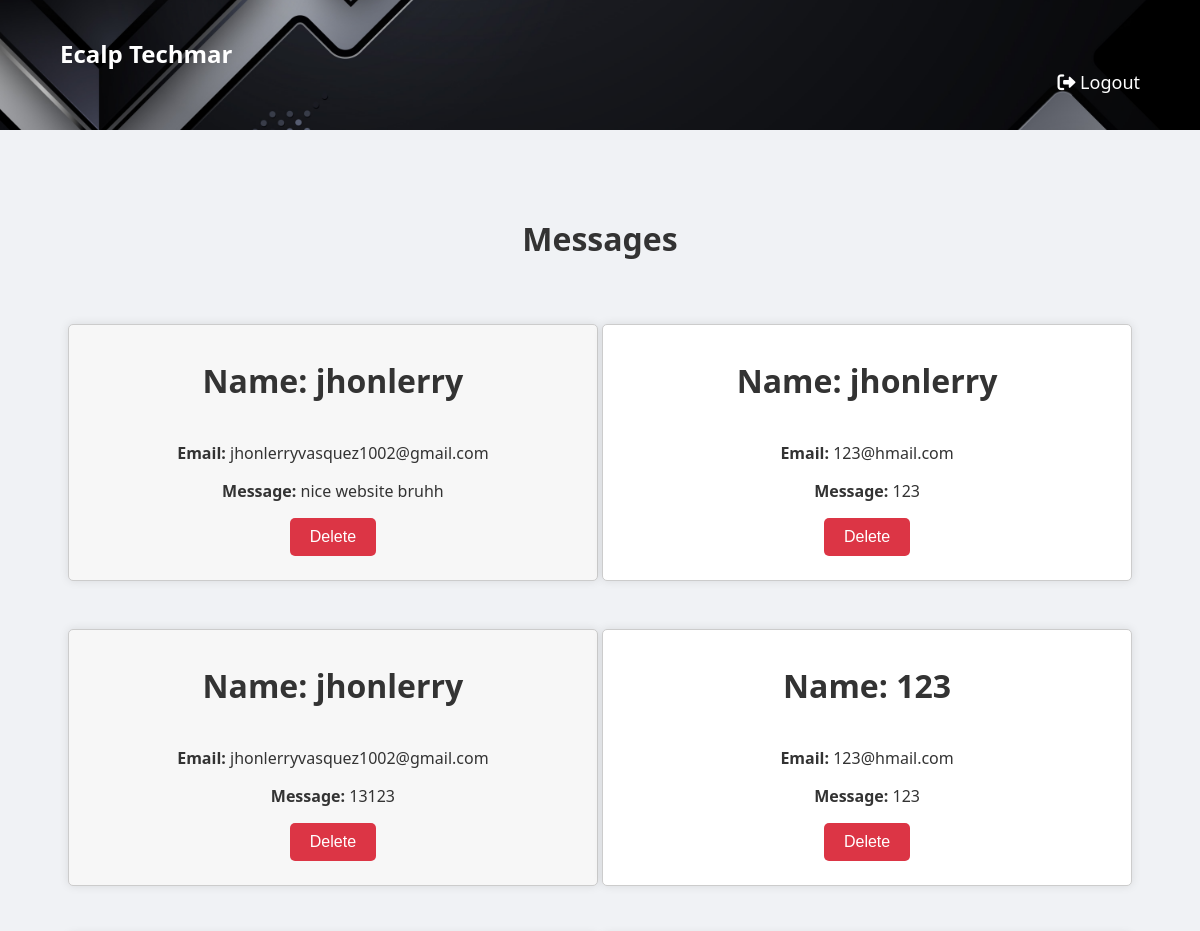
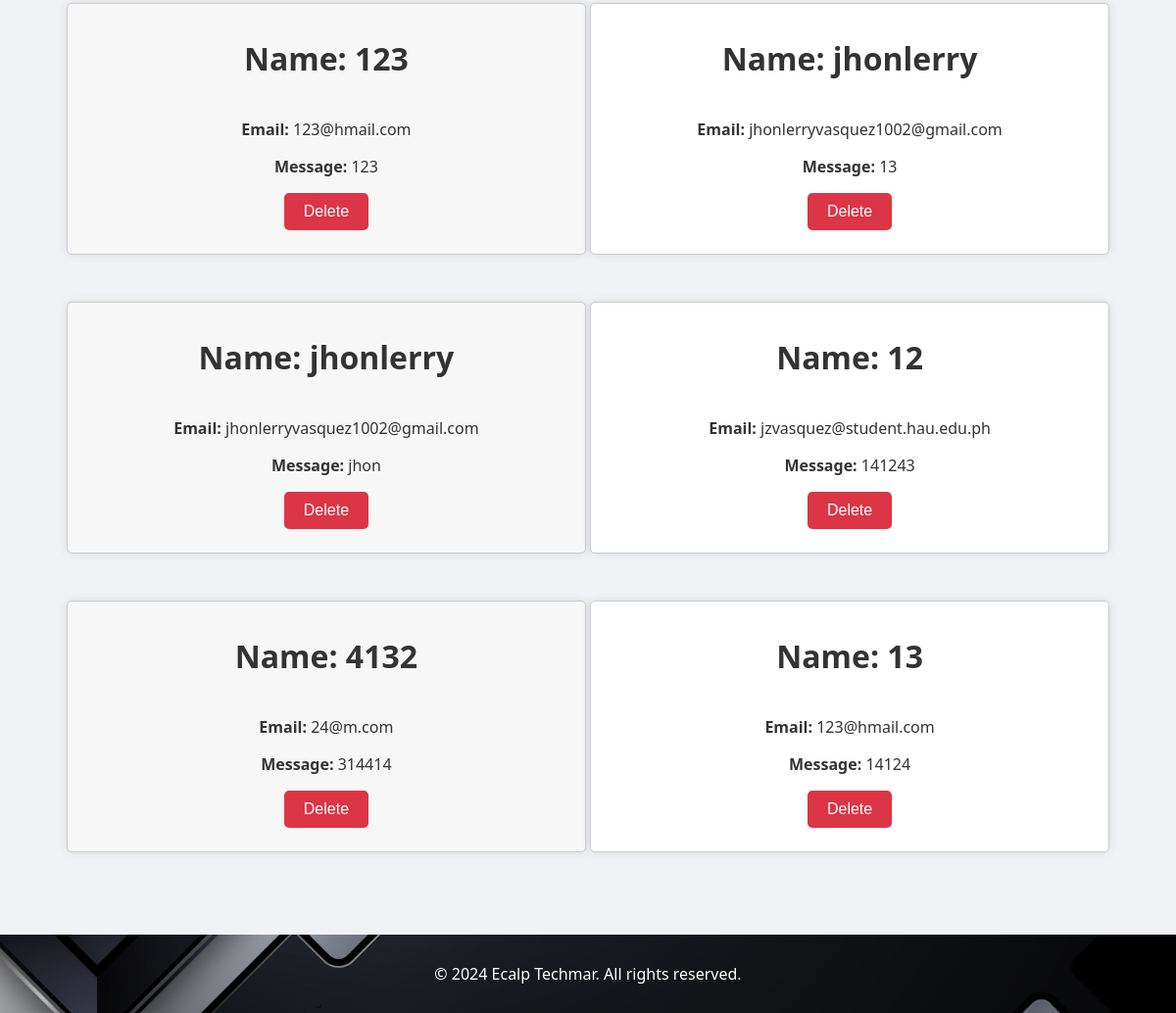
Before: /messages/ (signed in) with the older database file (2 pictures, top to bottom).
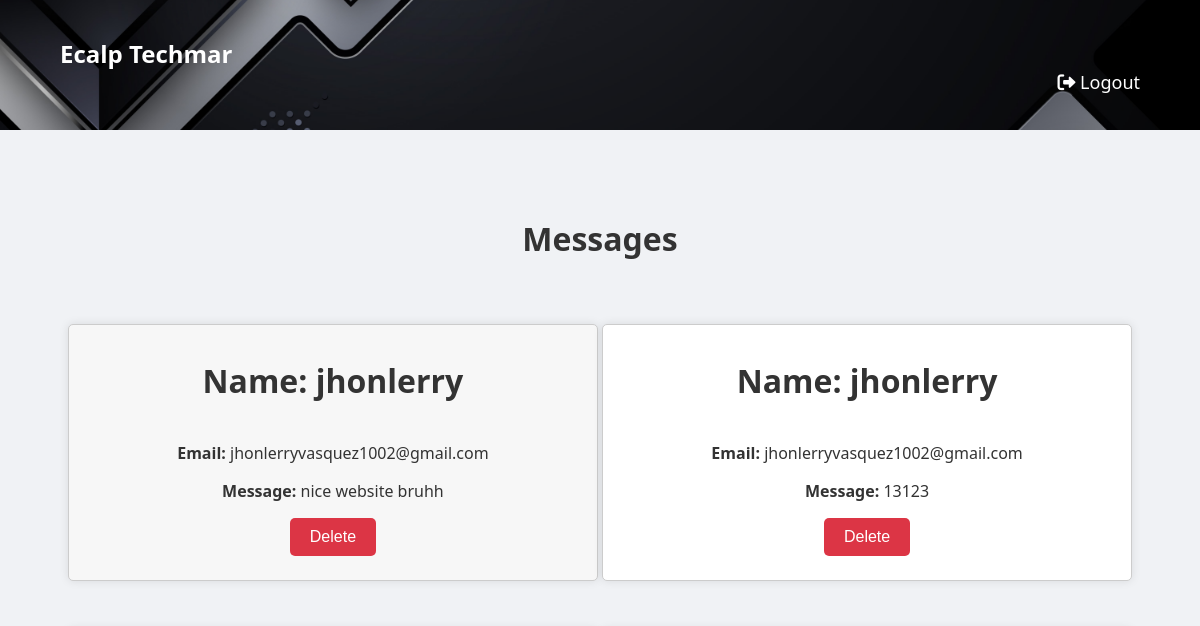
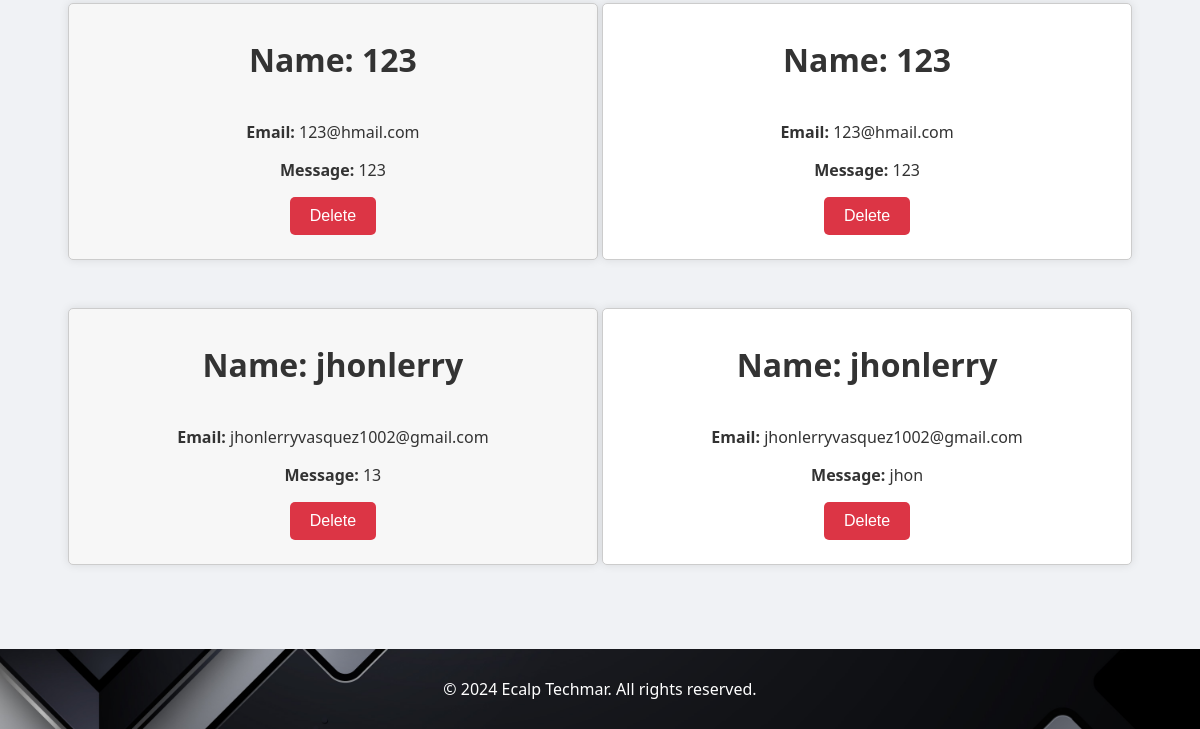
After: the same page with the newer database file (2 pictures, top to bottom).
### main/models.py (models this page shows, shortened)
class ContactMessage(models.Model):
    name = models.CharField(max_length=255)
    email = models.EmailField()
    message = models.TextField()
    created_at = models.DateTimeField(auto_now_add=True)

### custom_admin/views.py (the view)
# urls.py: path('messages/', views.messages, name='messages'),
@login_required
@user_passes_test(is_staff)
def messages(request):
    messages = ContactMessage.objects.all()
    return render(request, 'messages.html', {'messages': messages})

### custom_admin/views.py (called while the page is built)
def is_staff(user):
    return user.is_staff or user.is_superuser

### custom_admin/templates/messages.html (shortened to what this page needs)
<!DOCTYPE html>
<html lang="en">
<head>
    {% load static %}
    <link rel="stylesheet" href="{% static 'main/styles.css' %}">
    <link rel="stylesheet" href="https://cdnjs.cloudflare.com/ajax/libs/font-awesome/6.0.0-beta3/css/all.min.css">
</head>
<body>
    <header>
    <div class="container">
        <h1 class="logo">Ecalp Techmar</h1>
        <nav>
            <ul>
                  <li><a href="{% url 'home' %}" onclick="return confirm('Are you sure you want to log out?')"><i class="fas fa-sign-out-alt"></i> Logout</a></li>
            </ul>
        </nav>
    </div>
</header>
   <section id="messages">
    <h2>Messages</h2>
    <div class="messages">
        {% for message in messages %}
            <div class="message">
                <h2>Name: {{ message.name }}</h2>
                <p><b>Email:</b> {{ message.email }}</p>
                <p><b>Message:</b> {{ message.message }}</p>
                <div class="button-group">
                    <button class="new-delete-button">
                        <a href="{% url 'custom_admin:delete_message' message.pk %}">
                            Delete
                        </a>
                    </button>
                </div>
            </div>
        {% endfor %}
    </div>
</section>
    <footer>
        <div class="container">
            <div class="footer-content">
                <p style="text-align: center; width: 100%;">&copy; 2024 Ecalp Techmar. All rights reserved.</p>
            </div>
        </div>
    </footer>
</body>
</html>

### main/static/main/styles.css (style rules this page uses)
body { font-family: 'Segoe UI', Tahoma, Geneva, Verdana, sans-serif; margin: 0; padding: 0; box-sizing: border-box; background-color: #f0f2f5; color: #333; }
header { background-color: #343a40; color: white; padding: 15px 0; position: sticky; top: 0; z-index: 1000; }
.container { width: 90%; max-width: 1200px; margin: 0 auto; padding: 0 15px; }
.logo { margin: 0; font-size: 24px; }
nav ul { list-style: none; padding: 0; display: flex; justify-content: flex-end; margin: 0; }
nav ul li { margin-left: 20px; }
nav ul li a { color: white; text-decoration: none; font-size: 18px; transition: color 0.3s; }
section { padding: 60px 0; }
section h2 { text-align: center; margin-bottom: 40px; font-size: 32px; }
footer { background-color: #343a40; color: white; padding: 15px 0; text-align: center; }
.footer-content { display: flex; justify-content: space-between; align-items: center; flex-wrap: wrap; }
.footer-content p { margin: 0; }

Changed rows visible on the page:
removed ContactMessage: name "jhonlerry", email "123@hmail.com", message "123"
removed ContactMessage: name "12", email "jzvasquez@student.hau.edu.ph", message "141243"
removed ContactMessage: name "4132", email "24@m.com", message "314414"
removed ContactMessage: name "13", email "123@hmail.com", message "14124"
